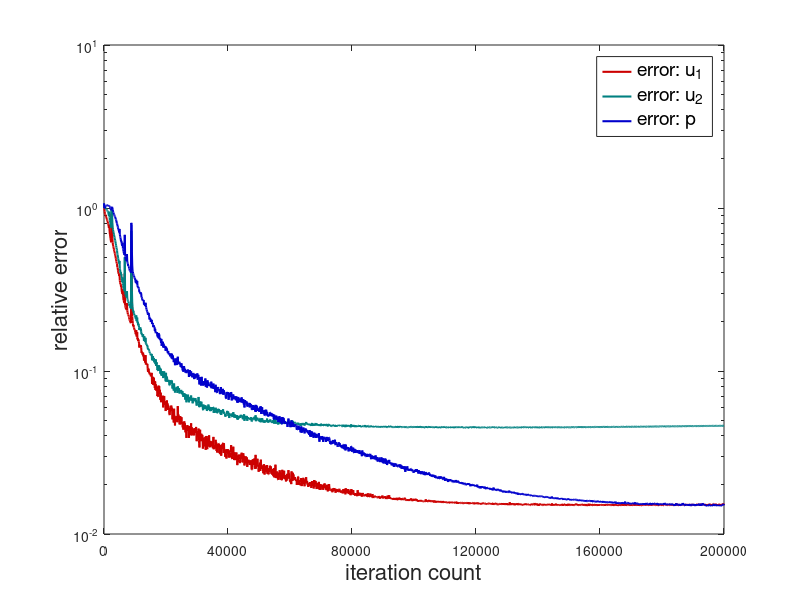

Here is the MATLAB script that generated this plot:
clear; clc
format short
format compact

%%
error = textread('error_u0_history.txt');
semilogy(0:2000,error(1:2001,:),'-','color',[0.8,0.0,0.0],'linewidth',1.5); hold on

error = textread('error_u1_history.txt');
semilogy(0:2000,error(1:2001,:),'-','color',[0.0,0.5,0.5],'linewidth',1.5); hold on

error = textread('error_p_history.txt');
semilogy(0:2000,error(1:2001,:),'-','color',[0.0,0.0,0.8],'linewidth',1.5); hold on

legend('error: u_1', 'error: u_2', 'error: p', 'fontsize',14)
xticks([0,400,800,1200,1600,2000])
xticklabels({'0','40000','80000','120000','160000','200000'})
xlabel('iteration count','fontsize',16); ylabel('relative error','fontsize',16)